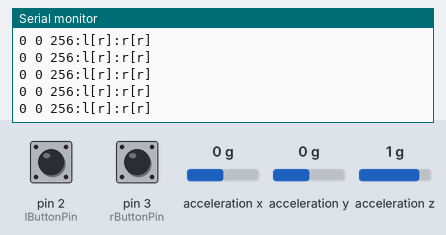
Bench run of a sketch on a simulated Arduino Uno, built with avr-gcc and run on an emulated ATmega328P. Parts: the last lines printed to the serial monitor. Wiring (inferred from the names in the program): ADXL345 accelerometer at I2C address 0x53. The test bench sets the inputs (shaded band); at power-on: acceleration x 0 g, pin 2 (lButtonPin) LOW, pin 3 (rButtonPin) LOW, acceleration y 0 g, acceleration z 1 g.

Above: at 1.2 s.
1.3 s: acceleration x set to -1.4 g
At 2.1 s:
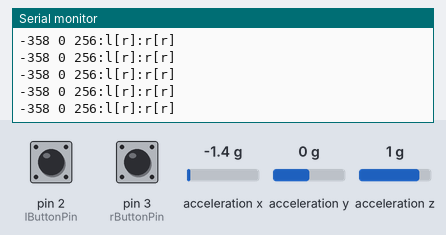
4.3 s: pin 2 (lButtonPin) pulled HIGH for 0.15 s
7.4 s: pin 3 (rButtonPin) pulled HIGH for 0.15 s
10.5 s: acceleration y set to -1.4 g
At 11.1 s:
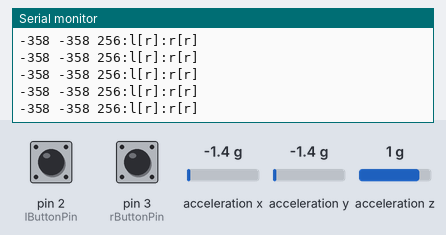
13.5 s: acceleration z set to -1.4 g
At 14.5 s:
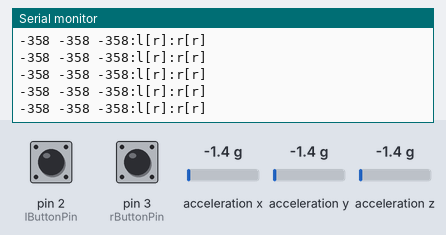
16.5 s: acceleration x set to 0.8 g
At 17.3 s:
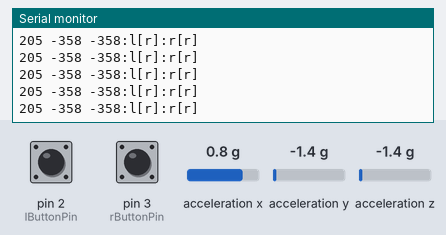
Timing chart, 0 to 19.5 s (numbered marks = the images above; inputs shaded):
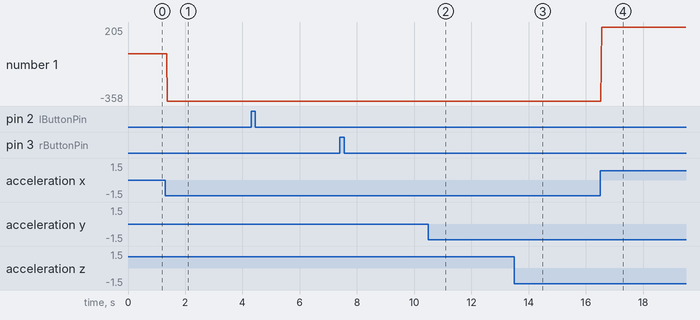

The sketch:

tilt_mouse.ino
```cpp
#include <Wire.h>

#define DEVICE (0x53)    //ADXL345 device address
#define TO_READ (6)        //num of bytes we are going to read each time (two bytes for each axis)

byte buff[TO_READ] ;    //6 bytes buffer for saving data read from the device
char str[512];                      //string buffer to transform data before sending it to the serial port
int lButtonPin = 2;
int rButtonPin = 3;
void setup()
{
  pinMode(lButtonPin, INPUT);
  pinMode(rButtonPin, INPUT);
  Wire.begin();        // join i2c bus (address optional for master)
  Serial.begin(9600);  // start serial for output
  //Turning on the ADXL345
  writeTo(DEVICE, 0x2D, 0);
  writeTo(DEVICE, 0x2D, 16);
  writeTo(DEVICE, 0x2D, 8);
}

void loop()
{
  int regAddress = 0x32;    //first axis-acceleration-data register on the ADXL345
  int x, y, z;

  readFrom(DEVICE, regAddress, TO_READ, buff); //read the acceleration data from the ADXL345

   //each axis reading comes in 10 bit resolution, ie 2 bytes.  Least Significat Byte first!!
   //thus we are converting both bytes in to one int
  x = (((int)buff[1]) << 8) | buff[0];
  y = (((int)buff[3])<< 8) | buff[2];
  z = (((int)buff[5]) << 8) | buff[4];

  //we send the x y z values as a string to the serial port
  sprintf(str, "%d %d %d", x, y, z);


  if(digitalRead(lButtonPin) == HIGH){
    strcat(str,":l[p]");
  } else {
    strcat(str,":l[r]");
  }

  if(digitalRead(rButtonPin) == HIGH){
    strcat(str,":r[p]");
  } else {
    strcat(str,":r[r]");
  }

  Serial.println(str);

  //It appears that delay is needed in order not to clog the port
  delay(15);
}

//---------------- Functions
//Writes val to address register on device
void writeTo(int device, byte address, byte val) {
   Wire.beginTransmission(device); //start transmission to device
   Wire.write(address);        // send register address
   Wire.write(val);        // send value to write
   Wire.endTransmission(); //end transmission
}

//reads num bytes starting from address register on device in to buff array
void readFrom(int device, byte address, int num, byte buff[]) {
  Wire.beginTransmission(device); //start transmission to device
  Wire.write(address);        //sends address to read from
  Wire.endTransmission(); //end transmission

  Wire.beginTransmission(device); //start transmission to device
  Wire.requestFrom(device, num);    // request 6 bytes from device

  int i = 0;
  while(Wire.available())    //device may send less than requested (abnormal)
  {
    buff[i] = Wire.read(); // receive a byte
    i++;
  }
  Wire.endTransmission(); //end transmission
}
```

Measured:
- after the input at 1.3 s, the serial monitor: prints a new line after 0.07 s (image 1)
- after the input at 10.5 s, the serial monitor: prints a new line after 0.06 s (image 2)
- after the input at 13.5 s, the serial monitor: prints a new line after 0.05 s (image 3)
- after the input at 16.5 s, the serial monitor: prints a new line after 0.06 s (image 4)
- plotted number 1: 0 → -358 after the input at 1.3 s, -358 → 205 after the input at 16.5 s
